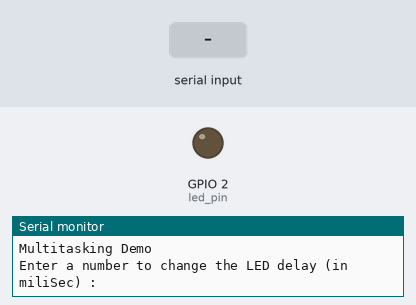
Recording of a sketch running on a simulated ESP32. On the bench: output pins drawn as LEDs (lit = HIGH), the last lines printed to the serial monitor. The inputs (shaded band) are chosen by the test bench.

Above: at 1.8 s.
1.9 s: "5\n" received over Serial
At 3.2 s:
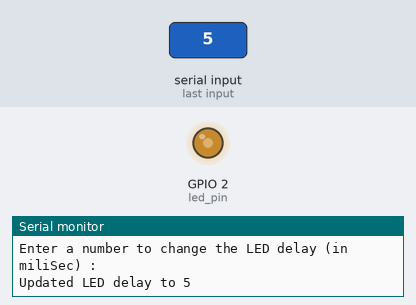
3.5 s: "90,45\n" received over Serial
At 4.2 s:
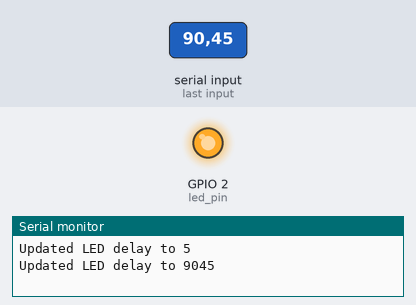
Timing chart, 0 to 6.5 s (numbered marks = the images above; inputs shaded):
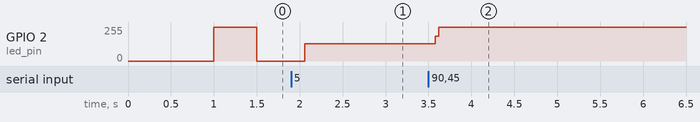

Measured:
- after the input at 3.5 s, GPIO 2 (led_pin): 128/255 → 255/255 after 0.08 s

The sketch:

TaskScheduling_2.ino
```cpp
#include <stdlib.h>
#include <string.h>

//Check if using a single-core FreeRTOS configuration
#if CONFIG_FREERTOS_UNICORE
  static const BaseType_t app_cpu = 0;     //If single-core, use core 0
#else
  static const BaseType_t app_cpu = 1;    //If dual-core, use core 1
#endif

static const uint8_t buf_len = 20;    //buffer length for serial input
static const int led_pin = 2;   //GPIO pin for the LED

static int led_delay = 500;   //Initialize the LED delay

// Task to toggle the LED
void ToggleLED(void *parameters){
  while (1) {
    digitalWrite(led_pin, HIGH);
    vTaskDelay(led_delay/portTICK_PERIOD_MS);
    digitalWrite(led_pin, LOW);
    vTaskDelay(led_delay/portTICK_PERIOD_MS);
  }
}

// Task to read serial input and update the LED delay
void readSerial(void *parameters){
  char c;   //to store the received character
  char buf[buf_len];    //to store the serial input
  uint8_t idx = 0;    //Index to track the position in the buffer

  memset(buf, 0, buf_len);    //Initialize the buffer with zeros
  while (1) {
    if (Serial.available()>0) {   //if serial data is available
      c = Serial.read();
      if (c == '\n' || c == '\r') {   //Check for newline or carriage return
        buf[idx] = '\0';    //Null-terminate the string in the buffer
        long new_delay = strtol(buf, NULL, 10);   // Convert the string to a long integer
        if (new_delay >= 0) {   //Validate that the input is a positive number
          led_delay = (int)new_delay;
          Serial.print("Updated LED delay to ");
          Serial.println(led_delay);
        } else {
          Serial.println("Invalid input. Please enter a positive number.");
        }
        memset(buf, 0, buf_len);    //Clear the buffer
        idx = 0;    //Reset the buffer index
      }
      else if (isDigit(c) && idx < buf_len - 1) {   //if the character is a digit and the buffer is not full
          buf[idx] = c;   //Store the digit in the buffer
          idx++;    //Increment the buffer index
        }
      else if(idx>= buf_len -1) {   //if the buffer is full
          Serial.println("Input too long. Please enter a shorter number.");
          memset(buf, 0, buf_len);
          idx = 0;
      }
    }
    vTaskDelay(10 / portTICK_PERIOD_MS);    // delay to prevent busy-waiting
  }
}

void setup() {
  pinMode(led_pin, OUTPUT);
  Serial.begin(115200);
  vTaskDelay(1000/portTICK_PERIOD_MS);    //allow serial to initialize
  Serial.println("Multitasking Demo");
  Serial.println("Enter a number to change the LED delay (in miliSec) : ");

  xTaskCreatePinnedToCore(ToggleLED, "Toggle LED", 1024, NULL, 1, NULL, app_cpu);
  xTaskCreatePinnedToCore(readSerial, "Read Serial", 1024, NULL, 1, NULL, app_cpu);

  vTaskDelete(NULL);    //Delete the setup task (self-delete)

}

void loop() {}
```
